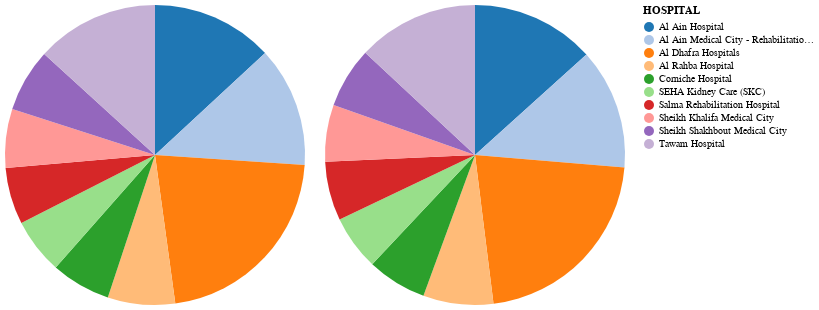

Source (notebook cell):
### Code cell
grouped_data = df_counts_detections.groupby(['HOSPITAL']).agg(
    DAYS_DETECTION_DIAGNOSTIC=('DAYS_DETECTION_DIAGNOSTIC', 'sum'),
    VISITS_DETECTION_DIAGNOSTIC=('VISITS_DETECTION_DIAGNOSTIC', 'sum')
).reset_index()

# Pie chart for DAYS_DETECTION_DIAGNOSTIC
chart_days = alt.Chart(grouped_data).mark_arc(outerRadius = 150, innerRadius = 50).encode(
    theta=alt.Theta(field="DAYS_DETECTION_DIAGNOSTIC", type="quantitative"),
    color=alt.Color(field="HOSPITAL", type="nominal", scale=alt.Scale(scheme='category20')),
    tooltip=[
        alt.Tooltip('HOSPITAL:N', title='Hospital:'),
        alt.Tooltip('DAYS_DETECTION_DIAGNOSTIC:Q', title='Days:', format=',')
    ]
)

# Pie chart for VISITS_DETECTION_DIAGNOSTIC
chart_visits = alt.Chart(grouped_data).mark_arc(outerRadius = 150, innerRadius = 50).encode(
    theta=alt.Theta(field="VISITS_DETECTION_DIAGNOSTIC", type="quantitative"),
    color=alt.Color(field="HOSPITAL", type="nominal", scale=alt.Scale(scheme='category20')),
    tooltip=[
        alt.Tooltip('HOSPITAL:N', title='Hospital:'),
        alt.Tooltip('VISITS_DETECTION_DIAGNOSTIC:Q', title='Visits:', format=',')
    ]
)

# Displaying both charts side by side
alt.hconcat(chart_days, chart_visits)

### Figure 1 — Vega-Lite specification as saved in the notebook (floating-point values rounded to 4 significant figures)
{"config": {"view": {"continuousWidth": 300, "continuousHeight": 300}}, "hconcat": [{"mark": {"type": "arc"}, "encoding": {"color": {"field": "HOSPITAL", "scale": {"scheme": "category20"}, "type": "nominal"}, "theta": {"field": "DAYS_DETECTION_DIAGNOSTIC", "type": "quantitative"}, "tooltip": [{"field": "HOSPITAL", "title": "Hospital:", "type": "nominal"}, {"field": "DAYS_DETECTION_DIAGNOSTIC", "format": ",", "title": "Days:", "type": "quantitative"}]}}, {"mark": {"type": "arc"}, "encoding": {"color": {"field": "HOSPITAL", "scale": {"scheme": "category20"}, "type": "nominal"}, "theta": {"field": "VISITS_DETECTION_DIAGNOSTIC", "type": "quantitative"}, "tooltip": [{"field": "HOSPITAL", "title": "Hospital:", "type": "nominal"}, {"field": "VISITS_DETECTION_DIAGNOSTIC", "format": ",", "title": "Visits:", "type": "quantitative"}]}}], "data": {"name": "data-0e277c98550d71a80629c91c6a7a9452"}, "$schema": "https://vega.github.io/schema/vega-lite/v5.16.3.json", "datasets": {"data-0e277c98550d71a80629c91c6a7a9452": [{"HOSPITAL": "Al Ain Hospital", "DAYS_DETECTION_DIAGNOSTIC": 5414773, "VISITS_DETECTION_DIAGNOSTIC": 141797}, {"HOSPITAL": "Al Ain Medical City - Rehabilitation Hospital", "DAYS_DETECTION_DIAGNOSTIC": 5346750, "VISITS_DETECTION_DIAGNOSTIC": 138459}, {"HOSPITAL": "Al Dhafra Hospitals", "DAYS_DETECTION_DIAGNOSTIC": 8987514, "VISITS_DETECTION_DIAGNOSTIC": 230903}, {"HOSPITAL": "Al Rahba Hospital", "DAYS_DETECTION_DIAGNOSTIC": 2996405, "VISITS_DETECTION_DIAGNOSTIC": 80399}, {"HOSPITAL": "Corniche Hospital", "DAYS_DETECTION_DIAGNOSTIC": 2647581, "VISITS_DETECTION_DIAGNOSTIC": 68365}, {"HOSPITAL": "SEHA Kidney Care (SKC)", "DAYS_DETECTION_DIAGNOSTIC": 2475031, "VISITS_DETECTION_DIAGNOSTIC": 62972}, {"HOSPITAL": "Salma Rehabilitation Hospital", "DAYS_DETECTION_DIAGNOSTIC": 2522239, "VISITS_DETECTION_DIAGNOSTIC": 67638}, {"HOSPITAL": "Sheikh Khalifa Medical City", "DAYS_DETECTION_DIAGNOSTIC": 2624376, "VISITS_DETECTION_DIAGNOSTIC": 65213}, {"HOSPITAL": "Sheikh Shakhbout Medical City", "DAYS_DETECTION_DIAGNOSTIC": 2806850, "VISITS_DETECTION_DIAGNOSTIC": 69532}, {"HOSPITAL": "Tawam Hospital", "DAYS_DETECTION_DIAGNOSTIC": 5462285, "VISITS_DETECTION_DIAGNOSTIC": 138961}]}}
